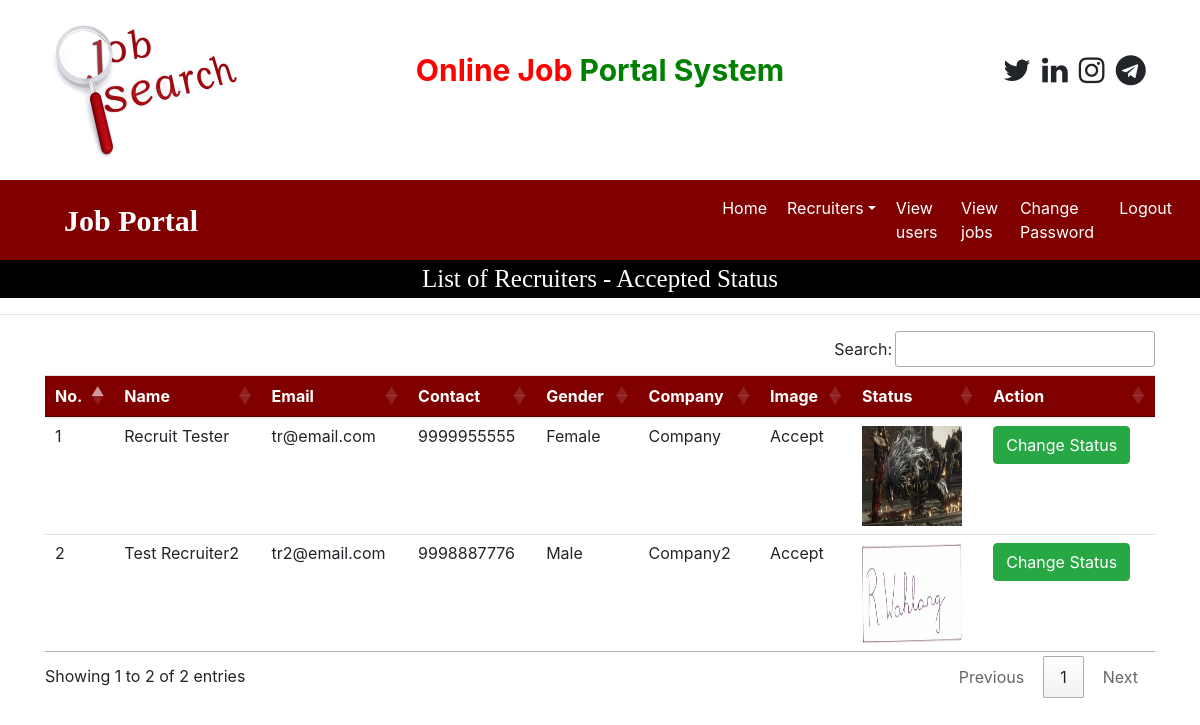
/recruiter_accepted (signed in), run on an earlier commit of the app's database.
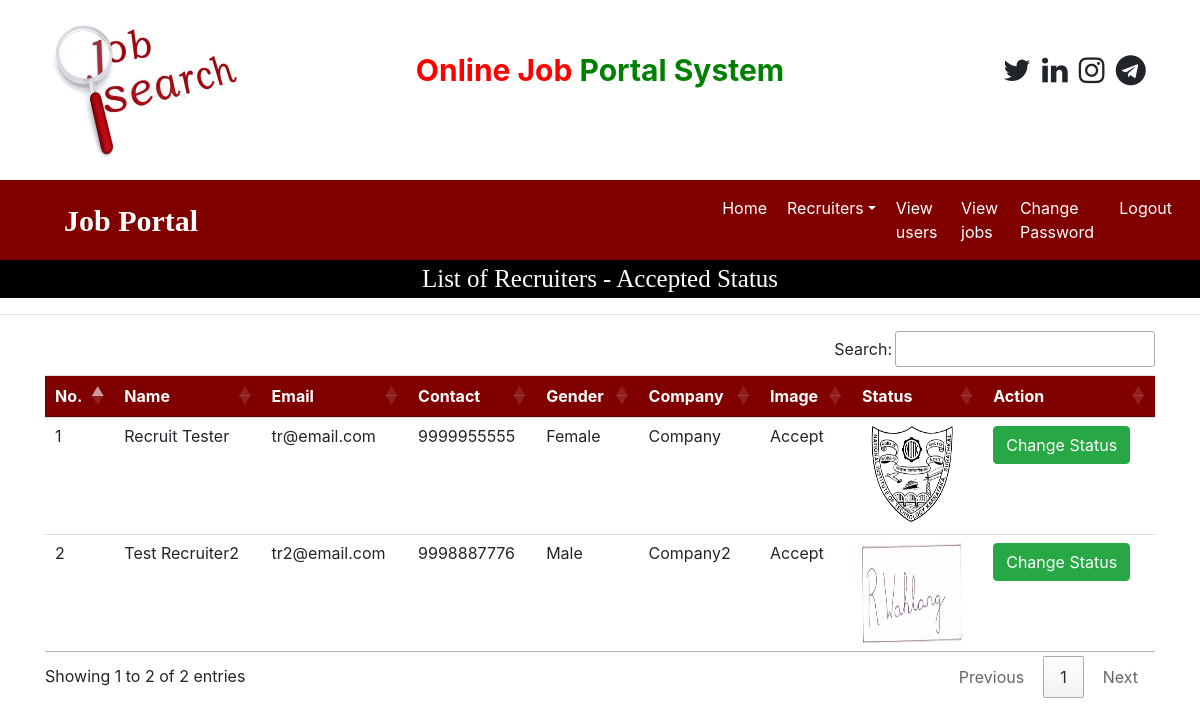
And on a later commit of the database.
### job/models.py (models this page shows, shortened)
class Recruiter(models.Model):
    user = models.ForeignKey(User, on_delete=models.CASCADE)
    mobile = models.CharField(max_length=15, null=True)
    image = models.FileField(null=True)
    gender = models.CharField(max_length=10, null=True)
    company = models.CharField(max_length=50, null=True)
    type = models.CharField(max_length=15, null=True)
    status = models.CharField(max_length=20, null=True)

### job/views.py (the view)
# urls.py: path('recruiter_accepted', recruiter_accepted, name="recruiter_accepted"),
def recruiter_accepted(request):
    if not request.user.is_authenticated:
        return redirect('admin_login')
    data = Recruiter.objects.filter(status='Accept')
    d = {'data': data}
    return render(request, 'recruiter_accepted.html', d)

### job/templates/recruiter_accepted.html
{% load static %}
{% block body %}
{% include 'admin_navigations.html' %}
<div style="font-family:'Monotype Corsiva'; font-size:25px; color: white; background-color: black; text-align: center">
        List of Recruiters - Accepted Status
</div>
<hr>
<div class="container">
<table class="table table-hover" id="example">
    <thead>
    <tr style="background-color: maroon; color: white">
        <th>No.</th>
        <th>Name</th>
        <th>Email</th>
        <th>Contact</th>
        <th>Gender</th>
        <th>Company</th>
        <th>Image</th>
        <th>Status</th>
        <th>Action</th>
    </tr>
    </thead>
    <tbody>
    {% for i in data %}
    <tr>
        <td>{{forloop.counter}}</td>
        <td>{{i.user.first_name}} {{i.user.last_name}}</td>
        <td>{{i.user.username}}</td>
        <td>{{i.mobile}}</td>
        <td>{{i.gender}}</td>
        <td>{{i.company}}</td>
        <td>{{i.status}}</td>
        <td><img src="{{i.image.url}}" style="width: 100px; height: 100px;"></td>
        <td><a href="{% url 'change_status' i.id %}" class="btn btn-success" onclick="return confirm('Change Status?')">Change Status</a></td>
    </tr>
    {% endfor %}
    </tbody>
</table>
</div>
{% endblock %}

What changed in the data, as far as the page shows it:
changed Recruiter "Female": image: a different picture
